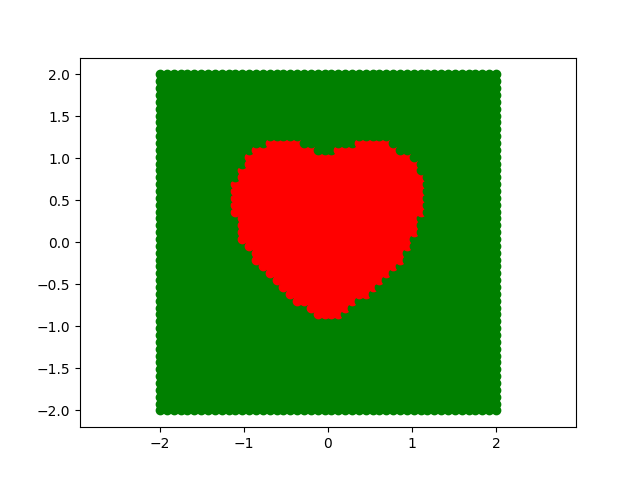

The script that drew this image:
import os
import numpy as np
from tensorflow.keras import models, layers
import matplotlib.pyplot as plt



np.random.seed(100)
XY = np.random.random((15000, 2)).astype(np.float32) * 4.0 - 2.0

Z = np.array([
    1 if (x ** 2 + y ** 2 -1)**3 -(x**2 * y**3) <= 0 else 0
    for [x, y] in XY
], dtype=np.float32)

model = models.Sequential([
    layers.InputLayer(input_shape=(2,)),
    layers.Dense(8, activation='sigmoid', use_bias=True),
    layers.Dense(1, activation='sigmoid', use_bias=False)
])

model.compile(
    loss='mean_squared_error',
    optimizer='adam',
    metrics=['accuracy']
)



if  os.path.isfile("smart_duckling.h5"):
    print("Loading existing synapses...")
    model.load_weights("smart_duckling.h5")
else:
    print("Training the duckling...")
    model.fit(
        XY, Z,
        epochs=5000,
        batch_size=50,
        use_multiprocessing=True,
        verbose=False
    )
    model.save("smart_duckling.h5")

print("Done,", model.evaluate(XY, Z))


plt.axis('equal')

c = np.linspace(-2,2,50)

XY = np.transpose([np.tile(c, len(c)), np.repeat(c, len(c))])

Z = model.predict(XY)

for (x, y), z in zip(XY, Z):
    plt.scatter(x, y, c='red' if z[0] >= 0.7 else 'green')

plt.show()

def saturate(v):
    return min(1, max(0, v))

plt.axis('equal')

for (x, y), z in zip(XY, Z):
    plt.scatter(x, y, color=[(1, 1-saturate(z[0]), 1-saturate(z[0]))])

plt.show()
